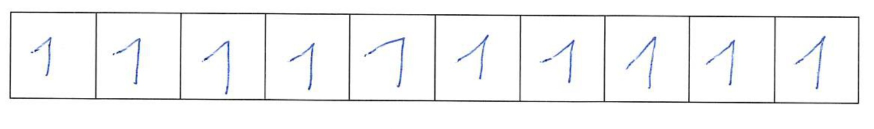
#> input picture digits/raw/One (10).jpg, 1748 x 258 px (shown at 1/2 size); its folder holds only this picture in this run
$ python prepare.py
#> lines starting #> are read from the running program, lines starting #| are printed output that depends on the picture; after the words box and inside, x2 and y2 are one past the last pixel; in counts of white or black regions, pixels touching at a corner belong together
import os
import cv2
import numpy as np
from pathlib import Path
from scipy import ndimage


def find_rectangle_contour(image, name):
    """
    Returns the contour of the rectangle in the image.
    Adapter from: https://stackoverflow.com/questions/67302143/opencv-python-how-to-detect-filled-rectangular-shapes-on-picture
    """

    # Grayscale
    gray = cv2.cvtColor(image, cv2.COLOR_BGR2GRAY)

    # Adaptive threshold
    thresh = cv2.adaptiveThreshold(
        gray, 255, cv2.ADAPTIVE_THRESH_GAUSSIAN_C, cv2.THRESH_BINARY_INV, 51, 9
    )

    # Fill rectangular contours
    cnts = cv2.findContours(thresh, cv2.RETR_EXTERNAL, cv2.CHAIN_APPROX_SIMPLE)
    cnts = cnts[0] if len(cnts) == 2 else cnts[1]
    for c in cnts:
        cv2.drawContours(thresh, [c], -1, (255, 255, 255), -1)

    # Morph open
    kernel = cv2.getStructuringElement(cv2.MORPH_RECT, (9, 9))
    opening = cv2.morphologyEx(thresh, cv2.MORPH_OPEN, kernel, iterations=4)

    # Find contours
    cnts = cv2.findContours(opening, cv2.RETR_EXTERNAL, cv2.CHAIN_APPROX_SIMPLE)
    cnts = cnts[0] if len(cnts) == 2 else cnts[1]

    # If not exactly one rectangle was found, then something is wrong
    if len(cnts) != 1:
        raise Exception(
            f"Not exactly one rectangle was found, but {str(len(cnts))} in image {name}"
        )
    else:
        return cnts[0]


def rotate(image, cnt):
    """
    Rotates the image based on the rectangle contour.
    Adapter from: https://stackoverflow.com/questions/11627362/how-to-straighten-a-rotated-rectangle-area-of-an-image-using-opencv-in-python
    """

    # Detect angle and shape
    (_, (_, _), angle) = cv2.minAreaRect(cnt)
    shape = (image.shape[1], image.shape[0])

    # If wrong side was detected, correct the angle
    if angle > 45:
        angle = -(90 - angle)

    # Do not rotate if the angle is small
    if angle < 0.3:
        return image

    # Rotate the image
    matrix = cv2.getRotationMatrix2D(center=(0, 0), angle=angle, scale=1)
    return cv2.warpAffine(src=image, M=matrix, dsize=shape)


def cut_out_rectangle(image, cnt):
    """
    Cuts out the rectangle based on the contour from the image.
    Adapter from: https://docs.opencv.org/4.9.0/dd/d49/tutorial_py_contour_features.html
    """

    x, y, w, h = cv2.boundingRect(cnt)
    return image[y : y + h, x : x + w]


def cut_vertically(image):
    """
    Cuts the image vertically into 10 pieces.
    """

    # Number of pieces
    pieces = 10

    # Calculate the width of each piece
    piece_width = image.shape[1] // pieces

    # Cut the image into pieces
    image_pieces = [
        image[:, i * piece_width : (i + 1) * piece_width] for i in range(pieces)
    ]

    # Correct the last piece if the image width is not divisible by the number of pieces
    image_pieces[-1] = image[:, (pieces - 1) * piece_width :]

    return image_pieces


def remove_border(image):
    """
    Removes the border and any white space from the image.
    Adapted from: https://medium.com/@o.kroeger/tensorflow-mnist-and-your-own-handwritten-digits-4d1cd32bbab4
    """

    # Border width
    border_width = 20

    # Remove the border
    borderless_image = image[border_width:-border_width, border_width:-border_width]

    # Grayscale
    gray = cv2.cvtColor(borderless_image, cv2.COLOR_BGR2GRAY)

    # better black and white version
    (thresh, gray) = cv2.threshold(gray, 128, 255, cv2.THRESH_BINARY | cv2.THRESH_OTSU)

    # Invert the image
    gray = 255 - gray

    # Remove the white space
    while np.sum(gray[0]) == 0:
        gray = gray[1:]
    while np.sum(gray[:, 0]) == 0:
        gray = np.delete(gray, 0, 1)
    while np.sum(gray[-1]) == 0:
        gray = gray[:-1]
    while np.sum(gray[:, -1]) == 0:
        gray = np.delete(gray, -1, 1)

    # Find its longest dimension
    height, width = gray.shape[:2]
    max_dim = max(height, width)

    # Calculate the amount of padding needed
    top = (max_dim - height) // 2
    bottom = max_dim - height - top
    left = (max_dim - width) // 2
    right = max_dim - width - left

    # Make the image square
    square_img = cv2.copyMakeBorder(gray, top, bottom, left, right, cv2.BORDER_CONSTANT)

    return square_img


def shift(image):
    """
    Shifts the image to be centered.
    Adapted from: https://medium.com/@o.kroeger/tensorflow-mnist-and-your-own-handwritten-digits-4d1cd32bbab4
    """

    # Find the center of mass
    s = np.sum(image)
    if np.all(s == 0):
        cv2.imshow("Image", image)
        cv2.waitKey(0)
        cy, cx = 0, 0
    else:
        cy, cx = ndimage.center_of_mass(image)

    # Shape
    height, width = image.shape

    # Find the shift needed
    shiftx = np.round(width / 2.0 - cx).astype(int)
    shifty = np.round(height / 2.0 - cy).astype(int)

    # Transformation matrix
    M = np.float32([[1, 0, shiftx], [0, 1, shifty]])

    # Shift the image
    return cv2.warpAffine(image, M, image.shape)


if __name__ == "__main__":
    try:
        # Folders
        raw_folder = "./raw"
        prepared_ones_folder = "./prepared/ones"
        prepared_sevens_folder = "./prepared/sevens"
        discarded_folder = "./discarded"
        Path(prepared_ones_folder).mkdir(exist_ok=True, parents=True)
        Path(prepared_sevens_folder).mkdir(exist_ok=True)
        Path(discarded_folder).mkdir(exist_ok=True)

        # Done and errors
        done =[]
        errors = []

        # List the images
        files = [item for item in os.listdir(raw_folder) if item not in done]

        # Prepare the images
        for (index, file) in enumerate(files):
            # One or seven?
            one = "One" in file

            # Load the image
            image = cv2.imread(raw_folder + "/" + file)
#> image is the input picture: shape (258, 1748, 3); mean B, G, R 246.5, 246, 245.6

            try:
                # Find the rectangle contour
                contour = find_rectangle_contour(image, file)
#> in find_rectangle_contour, `thresh = cv2.adaptiveThreshold( gray, 255, cv2.ADAPTIVE_THRESH_GAUSSIA..`:
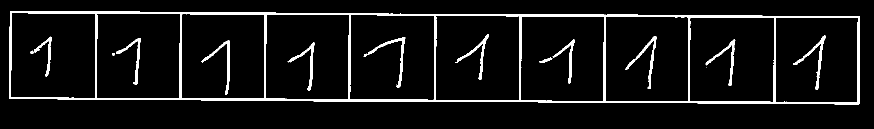
#> thresh: shape (258, 1748) (shown at 1/2 size); 6.2% white; 19 white regions (5 under 20 px)
#> in find_rectangle_contour, `cnts = cv2.findContours(thresh, cv2.RETR_EXTERNAL, cv2.CHAIN_APPROX_SI..`: cnts = 1 contour; box (x1, y1, x2, y2) and area: (18, 22, 1719, 209) 297220
#> the loop in find_rectangle_contour, `for c in cnts:` made 1 pass
#> after the loop in find_rectangle_contour, `for c in cnts:`:
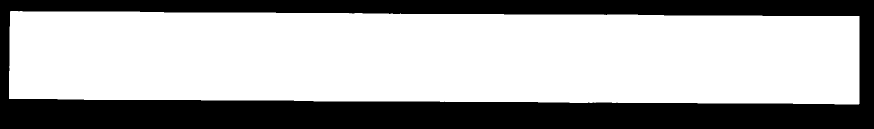
#> thresh: shape (258, 1748) (shown at 1/2 size); 66.3% white; 1 black region, box (x1, y1, x2, y2) and area: (0, 0, 1748, 258) 151890
#> in find_rectangle_contour, `opening = cv2.morphologyEx(thresh, cv2.MORPH_OPEN, kernel, iterations=4)`: opening: shape (258, 1748); 66.3% white; 1 black region
#> in find_rectangle_contour, `cnts = cv2.findContours(opening, cv2.RETR_EXTERNAL, cv2.CHAIN_APPROX_S..`: cnts = 1 contour; box (x1, y1, x2, y2) and area: (18, 23, 1719, 209) 297144
#> contour = contour of 57 points, box (x1, y1, x2, y2) (18, 23, 1719, 209), area 297144

                # Rotate the image based on the rectangle
                image = rotate(image, contour)
#> in rotate, `(_, (_, _), angle) = cv2.minAreaRect(cnt)`: angle = -89.65

                # Find the new rectangle contour
                contour = find_rectangle_contour(image, file)
#> in find_rectangle_contour (call 2), `cnts = cv2.findContours(thresh, cv2.RETR_EXTERNAL, cv2.CHAIN_APPROX_SI..`: cnts = 1 contour; box (x1, y1, x2, y2) and area: (18, 22, 1719, 209) 297220
#> the loop in find_rectangle_contour (call 2), `for c in cnts:` made 1 pass
#> in find_rectangle_contour (call 2), `cnts = cv2.findContours(opening, cv2.RETR_EXTERNAL, cv2.CHAIN_APPROX_S..`: cnts = 1 contour; box (x1, y1, x2, y2) and area: (18, 23, 1719, 209) 297144

                # Cut out the rectangle
                image = cut_out_rectangle(image, contour)
#> in cut_out_rectangle, `x, y, w, h = cv2.boundingRect(cnt)`: x = 18; y = 23; w = 1701; h = 186
#> in cut_out_rectangle, `return image[y : y + h, x : x + w]`:
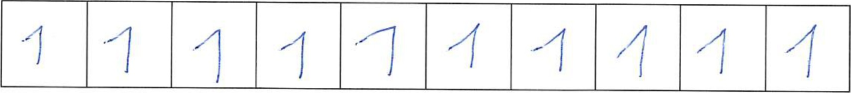
#> returned value: shape (186, 1701, 3) (shown at 1/2 size); mean of channels 0, 1, 2 242.9, 242.3, 241.7; drawn as B, G, R

                # Cut the image vertically into 10 pieces
                images = cut_vertically(image)
#> in cut_vertically, `image_pieces = [ image[:, i * piece_width : (i + 1) * piece_width] for..`: image_pieces = 10 items
#> images = 10 items

                # Prepare the pieces
                for (i, img) in enumerate(images):
                    # Remove the border and any white space
                    image = remove_border(img)

                    # Resize the image
                    image = cv2.resize(image, (20, 20), interpolation=cv2.INTER_AREA)

                    # Dilate the image to restore lines to original width
                    image = cv2.dilate(image, np.ones((2, 2), np.uint8), iterations=1)

                    # Add padding to make the image 28x28
                    image = cv2.copyMakeBorder(image, 4, 4, 4, 4, cv2.BORDER_CONSTANT)

                    # Shift the image
                    image = shift(image)

                    # Print the image to decide if it is OK
                    byte_array = image.flatten()
                    for j in range(28):
                        for k in range(28):
                            print("X" if byte_array[j * 28 + k] > 50 else " ", end="")
                        print()

                    # Ask if the image is OK
#> (the run stopped early here; a loop or call above may not have finished)

$ run again, on digits/raw/One (107).jpg
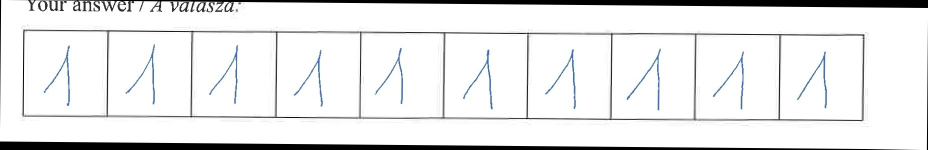
#> input picture digits/raw/One (107).jpg, 1856 x 299 px (shown at 1/2 size)
#> image is the input picture: shape (299, 1856, 3); mean B, G, R 233.9, 233.6, 233.1
#> in find_rectangle_contour, `thresh = cv2.adaptiveThreshold( gray, 255, cv2.ADAPTIVE_THRESH_GAUSSIA..`:
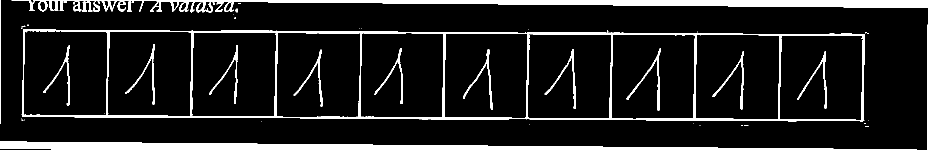
#> thresh: shape (299, 1856) (shown at 1/2 size); 10.7% white; 55 white regions (29 under 20 px)
#> in find_rectangle_contour, `cnts = cv2.findContours(thresh, cv2.RETR_EXTERNAL, cv2.CHAIN_APPROX_SI..`: cnts = 44 contours, 30 with area under 20; largest, box (x1, y1, x2, y2) and area: (43, 59, 1729, 244) 291586, (23, 0, 1856, 25) 14022, (0, 283, 1834, 299) 12795, (76, 2, 95, 23) 290, (359, 4, 378, 24) 244
#> the loop in find_rectangle_contour, `for c in cnts:` made 44 passes
#> c on passes 3 to 10: [[1488, 250], [1488, 251], [1496, 251], [1495, 250]], [[1482, 250], [1483, 251], [1485, 251], [1484, 250]], [[1399, 250], [1400, 250]], [[1059, 249]], [[1731, 246], [1731, 247]], [[1729, 246], [1729, 247]], [[1386, 246]], [[522, 242]]
#> opening: shape (299, 1856); 52.8% white; 1 black region
#> in find_rectangle_contour, `cnts = cv2.findContours(opening, cv2.RETR_EXTERNAL, cv2.CHAIN_APPROX_S..`: cnts = 1 contour; box (x1, y1, x2, y2) and area: (45, 59, 1729, 242) 291362
#> contour = contour of 70 points, box (x1, y1, x2, y2) (45, 59, 1729, 242), area 291362
#> angle = -89.66
#> in find_rectangle_contour (call 2), `cnts = cv2.findContours(thresh, cv2.RETR_EXTERNAL, cv2.CHAIN_APPROX_SI..`: cnts = 44 contours, 30 with area under 20; largest, box (x1, y1, x2, y2) and area: (43, 59, 1729, 244) 291586, (23, 0, 1856, 25) 14022, (0, 283, 1834, 299) 12795, (76, 2, 95, 23) 290, (359, 4, 378, 24) 244
#> the loop in find_rectangle_contour (call 2), `for c in cnts:` made 44 passes
#> in find_rectangle_contour (call 2), `cnts = cv2.findContours(opening, cv2.RETR_EXTERNAL, cv2.CHAIN_APPROX_S..`: cnts = 1 contour; box (x1, y1, x2, y2) and area: (45, 59, 1729, 242) 291362
#> x = 45; y = 59; w = 1684; h = 183
#> image_pieces = 10 items
